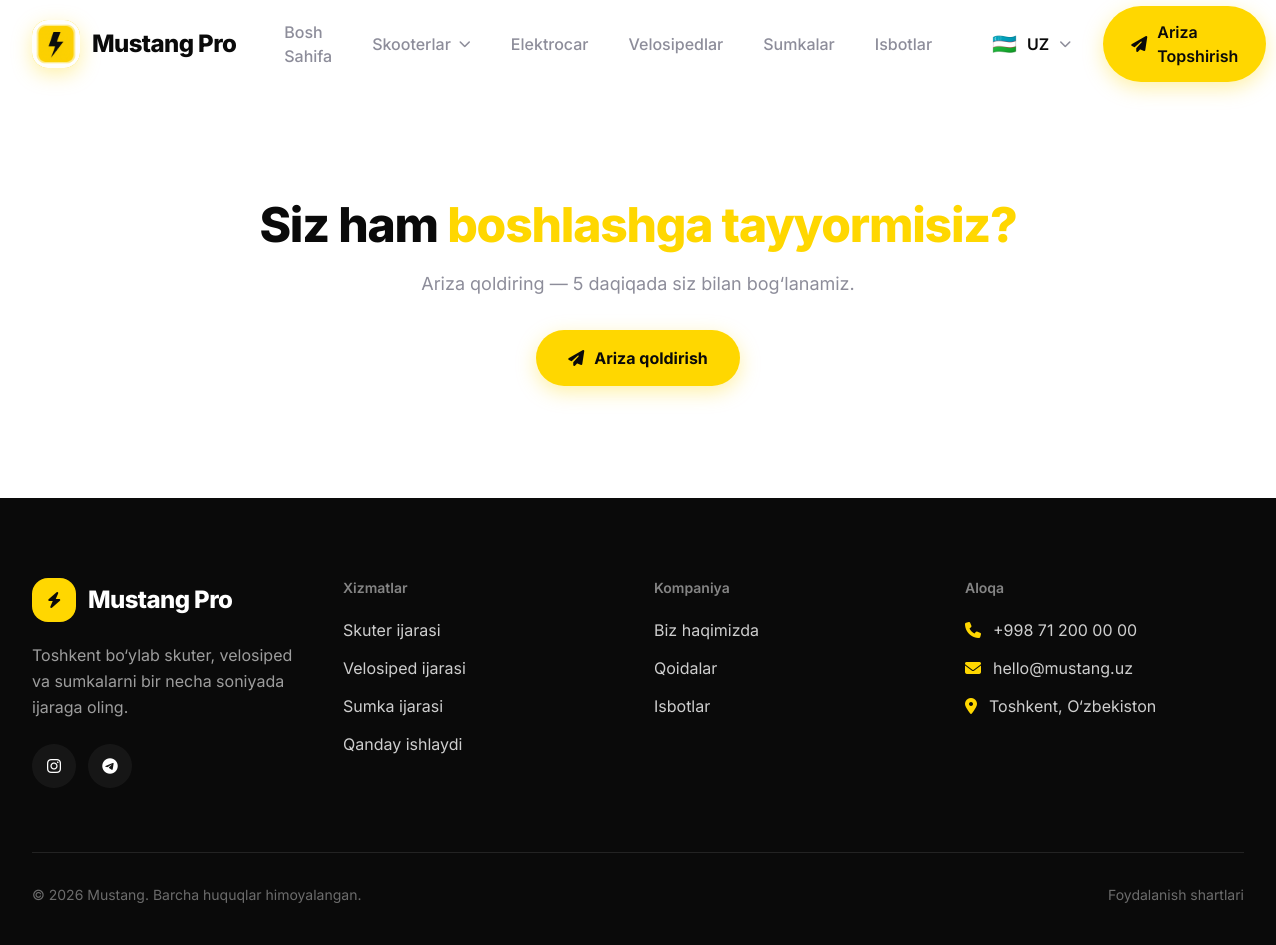
The app's page /proof/, older data.
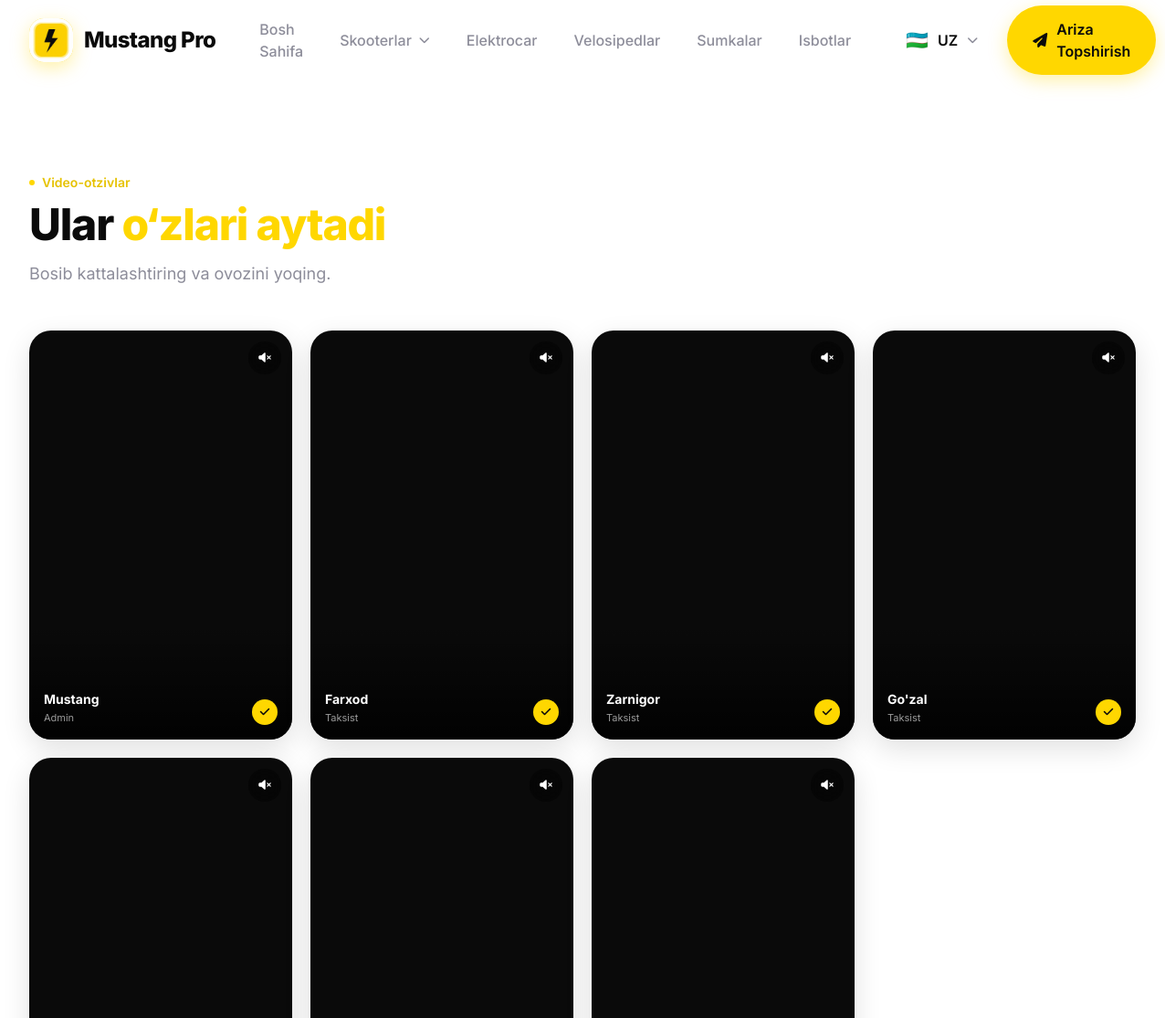
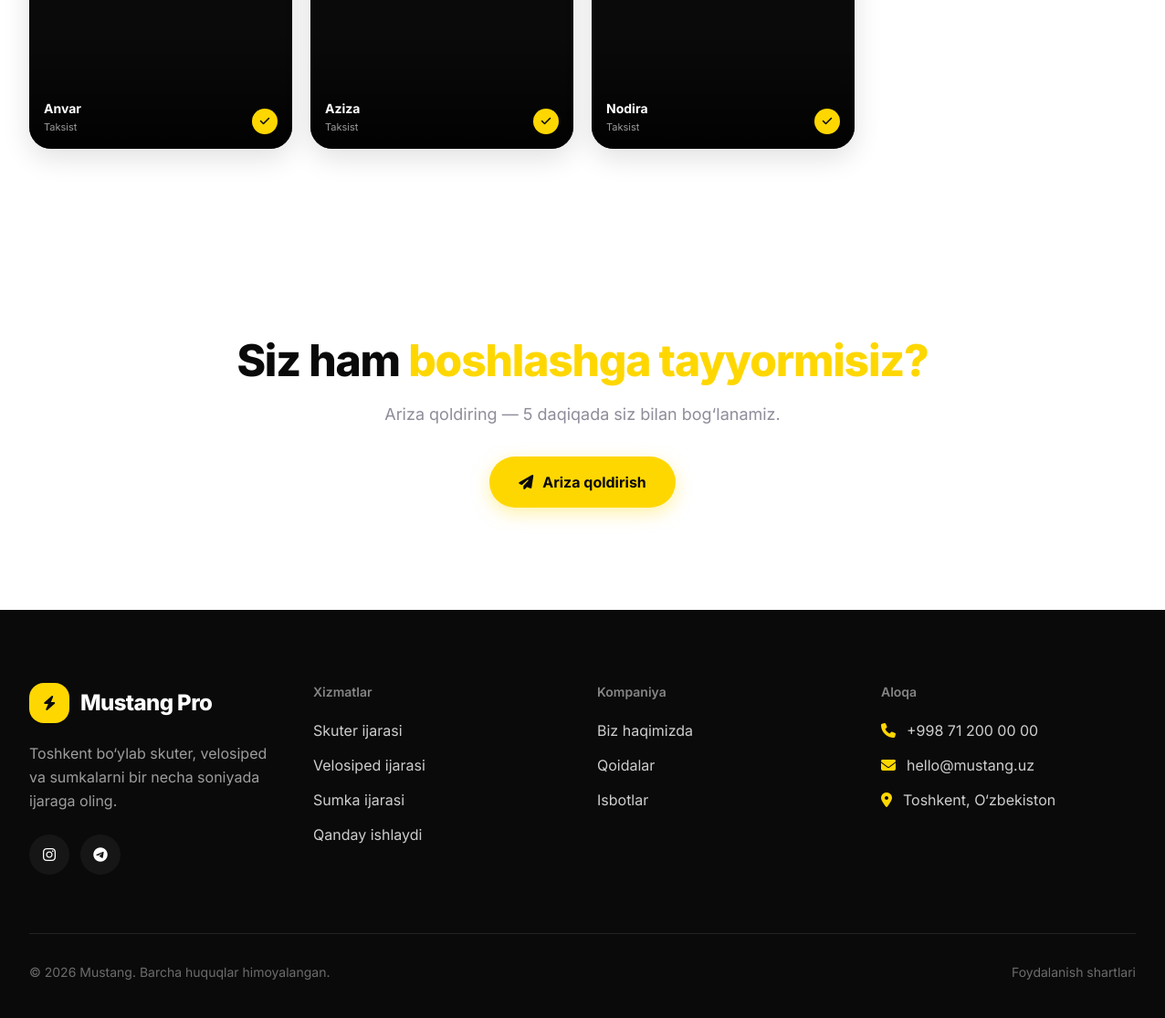
The same page, newer data (2 pictures, top to bottom).
### apps/models.py (models this page shows, shortened)
class VideoReview(models.Model):
    name = models.CharField(_("Имя"), max_length=80)
    role = models.CharField(
        _("Роль / должность"),
        max_length=120,
        blank=True,
        help_text=_("Например: Курьер · 8 месяцев · Ташкент"),
    )
    video = models.FileField(
        _("Видео"),
        upload_to="reviews/videos/",
        help_text=_("MP4, H.264, вертикальное 9:14, до 5 МБ"),
    )
    poster = models.ImageField(
        _("Превью (необязательно)"),
        upload_to="reviews/posters/",
        blank=True,
        null=True,
        help_text=_("Картинка, которая покажется до старта видео"),
    )
    is_verified = models.BooleanField(_("Проверено"), default=True)
    is_active = models.BooleanField(_("Показывать на сайте"), default=True)
    order = models.PositiveIntegerField(_("Порядок"), default=0, db_index=True)
    created_at = models.DateTimeField(_("Создано"), auto_now_add=True)
    class Meta:
        verbose_name = _("Видео-отзыв")
        verbose_name_plural = _("Видео-отзывы")
        ordering = ["order", "-created_at"]

### apps/views.py (the view)
# urls.py: path("proof/", views.proof_view, name="proof"),
def proof_view(request):
    reviews = VideoReview.objects.filter(is_active=True)
    return render(request, "proof.html", {"reviews": reviews})

### templates/proof.html (shortened to what this page needs)
{% extends 'base.html' %}
{% load static %}
{% load i18n %}
{% block content %}
{% if reviews %}
<section class="relative bg-white text-brand-black py-16 md:py-24">
  <div class="max-w-[1400px] mx-auto px-6 lg:px-8">
    <div class="max-w-[720px] mb-12">
      <span class="inline-flex items-center gap-2 text-brand-yellowDark font-semibold text-sm mb-3">
        <span class="w-1.5 h-1.5 rounded-full bg-brand-yellow"></span>
        {% trans "Video-otzivlar" %}
      </span>
      <h2 class="text-3xl md:text-4xl lg:text-5xl font-extrabold tracking-tight leading-[1.05]">
        {% trans "Ular" %} <span class="text-brand-yellow">{% trans "o‘zlari aytadi" %}</span>
      </h2>
      <p class="mt-4 text-base md:text-lg text-brand-gray leading-relaxed">
        {% trans "Bosib kattalashtiring va ovozini yoqing." %}
      </p>
    </div>
    <div id="revGrid" class="grid grid-cols-2 md:grid-cols-3 lg:grid-cols-4 gap-4 md:gap-5">
      {% for r in reviews %}
      <article
        data-review-card
        data-video="{{ r.video.url }}"
        data-name="{{ r.name }}"
        data-role="{{ r.role|default:'' }}"
        class="group relative rounded-3xl overflow-hidden bg-brand-black aspect-[9/14] cursor-pointer shadow-[0_10px_30px_rgba(10,10,10,.12)] hover:shadow-[0_20px_50px_rgba(10,10,10,.25)] transition-all duration-500 hover:-translate-y-1.5"
      >
        <video
          data-rev-video
          src="{{ r.video.url }}"
          muted playsinline preload="metadata" loop autoplay
          class="absolute inset-0 w-full h-full object-cover"></video>
        <div class="absolute inset-x-0 bottom-0 p-4 flex items-end justify-between gap-2">
          <div class="min-w-0">
            <p class="text-white font-bold text-sm truncate">{{ r.name }}</p>
            {% if r.role %}
            <p class="text-white/60 text-[11px] mt-0.5 truncate">{{ r.role }}</p>
            {% endif %}
          </div>
          {% if r.is_verified %}
          <span class="shrink-0 w-7 h-7 grid place-items-center rounded-full bg-brand-yellow text-brand-black">
            <i class="fa-solid fa-check text-xs"></i>
          </span>
          {% endif %}
        </div>
        <button
          data-rev-toggle
          aria-label="Ovoz"
          class="absolute top-3 right-3 w-9 h-9 grid place-items-center rounded-full bg-black/40 backdrop-blur-md text-white hover:bg-brand-yellow hover:text-brand-black transition-all duration-300 z-10"
        >
          <i data-rev-icon class="fa-solid fa-volume-xmark text-xs"></i>
        </button>
      </article>
      {% endfor %}
    </div>
  </div>
</section>
{% endif %}
<section class="relative py-20 md:py-28 bg-white">
  <div class="max-w-[900px] mx-auto px-6 lg:px-8 text-center">
    <h2 class="text-3xl md:text-4xl lg:text-5xl font-extrabold tracking-tight leading-[1.05]">
      {% trans "Siz ham" %} <span class="text-brand-yellow">{% trans "boshlashga tayyormisiz?" %}</span>
    </h2>
    <p class="mt-5 text-lg text-brand-gray leading-relaxed">
      {% trans "Ariza qoldiring — 5 daqiqada siz bilan bog‘lanamiz." %}
    </p>
    <a href="{% url 'apps:home' %}#contact-form"
      class="mt-8 inline-flex items-center gap-2.5 px-8 py-4 rounded-full bg-brand-yellow text-brand-black text-base font-bold shadow-glow hover:bg-brand-yellowDark hover:-translate-y-0.5 transition-all duration-300">
      <i class="fa-solid fa-paper-plane"></i>
      {% trans "Ariza qoldirish" %}
    </a>
  </div>
</section>
{% endblock %}

### templates/base.html (shortened to what this page needs)
{% load static %}
{% load i18n %}
<!doctype html>
<html lang="{{ LANGUAGE_CODE|default:'uz' }}">
  <head>
    <script src="https://cdn.tailwindcss.com"></script>
    <link rel="stylesheet" href="https://cdnjs.cloudflare.com/ajax/libs/font-awesome/6.5.2/css/all.min.css" />
    <link rel="stylesheet" href="{% static 'css/index.css' %}" />
  </head>
  <body class="font-sans bg-white text-brand-black antialiased flex flex-col min-h-screen">
    <header id="navbar" class="sticky top-0 z-40 bg-white/85 backdrop-blur-xl backdrop-saturate-150 border-b border-transparent transition-all duration-300 animate-navIn">
      <div class="max-w-[1400px] mx-auto px-6 lg:px-8 h-[88px] flex items-center gap-8">
       <a data-nav="logo" href="/" class="flex items-center gap-3 font-extrabold text-2xl tracking-tight shrink-0 group" aria-label="Mustang — bosh sahifa">
  <span class="w-12 h-12 grid place-items-center rounded-2xl bg-brand-yellow text-brand-black shadow-glow transition-all duration-300 group-hover:rotate-[-10deg] group-hover:scale-110 overflow-hidden">
    <img
      src="{% static 'assets/nav-logo.png' %}"
      alt="Mustang logo"
      width="48"
      height="48"
      draggable="false"
      loading="eager"
      decoding="async"
    />
  </span>
  <span>Mustang Pro</span>
</a>
        <nav class="hidden lg:flex flex-1">
          <ul class="flex items-center gap-2">
            <li>
              <a href="{% url 'apps:home' %}" class="nav-link relative inline-flex items-center px-4 py-3 rounded-full text-base font-medium text-brand-gray hover:text-brand-black hover:bg-brand-graySoft transition-all duration-300">
                {% trans "Bosh Sahifa" %}
              </a>
            </li>
            <li class="relative" id="dropdownScooters">
              <button id="dropdownToggle" aria-haspopup="true" aria-expanded="false"
                      class="nav-link inline-flex items-center gap-2 px-4 py-3 rounded-full text-base font-medium text-brand-gray hover:text-brand-black hover:bg-brand-graySoft transition-all duration-300">
                {% trans "Skooterlar" %}
                <i id="chevron" class="fa-solid fa-chevron-down text-xs transition-transform duration-300"></i>
              </button>
            </li>
<li>
              <a href="{% url 'apps:cars' %}" class="nav-link relative inline-flex items-center px-4 py-3 rounded-full text-base font-medium text-brand-gray hover:text-brand-black hover:bg-brand-graySoft transition-all duration-300">
                {% trans "Elektrocar" %}
              </a>
            </li>
            <li>
              <a href="{% url 'apps:bicycles' %}" class="nav-link relative inline-flex items-center px-4 py-3 rounded-full text-base font-medium text-brand-gray hover:text-brand-black hover:bg-brand-graySoft transition-all duration-300">
                {% trans "Velosipedlar" %}
              </a>
            </li>
            <li>
              <a href="{% url 'apps:bags' %}" class="nav-link relative inline-flex items-center px-4 py-3 rounded-full text-base font-medium text-brand-gray hover:text-brand-black hover:bg-brand-graySoft transition-all duration-300">
                {% trans "Sumkalar" %}
              </a>
            </li>
            <li>
  <a href="{% url 'apps:proof' %}" class="nav-link relative inline-flex items-center px-4 py-3 rounded-full text-base font-medium text-brand-gray hover:text-brand-black hover:bg-brand-graySoft transition-all duration-300">
    {% trans "Isbotlar" %}
  </a>
</li>
          </ul>
        </nav>
        <div class="ml-auto flex items-center gap-3 lg:gap-4">
          <div class="relative" id="lang">
            <button id="langToggle" aria-haspopup="true" aria-expanded="false"
                    class="flex items-center gap-2.5 pl-3 pr-4 py-2.5 rounded-full border border-black/10 hover:border-brand-yellow hover:bg-brand-graySoft transition-all duration-300">
              <span id="langFlag" class="text-xl leading-none">🇺🇿</span>
              <span id="langCode" class="text-base font-semibold hidden sm:inline">UZ</span>
              <i id="langChevron" class="fa-solid fa-chevron-down text-xs text-brand-gray transition-transform duration-300"></i>
            </button>
          </div>
          <a id="ctaBtn" href="#contact-form"
             class="hidden md:inline-flex items-center gap-2.5 px-7 py-3.5 rounded-full bg-brand-yellow text-brand-black text-base font-semibold shadow-glow hover:bg-brand-yellowDark hover:-translate-y-0.5 hover:shadow-glowHover active:translate-y-0 transition-all duration-300">
            <i class="fa-solid fa-paper-plane"></i>
            <span>{% trans "Ariza Topshirish" %}</span>
          </a>
        </div>
      </div>
    </header>
    <main class="flex-1">{% block content %}{% endblock %}</main>
    <footer class="bg-brand-black text-white">
      <div class="max-w-[1400px] mx-auto px-6 lg:px-8 pt-20 pb-10">
        <div class="grid grid-cols-1 md:grid-cols-2 lg:grid-cols-4 gap-12 lg:gap-8">
          <div class="lg:col-span-1">
            <a href="/" class="flex items-center gap-3 font-extrabold text-2xl tracking-tight mb-5">
              <span class="w-11 h-11 grid place-items-center rounded-2xl bg-brand-yellow text-brand-black text-base">
                <i class="fa-solid fa-bolt"></i>
              </span>
              <span>Mustang Pro</span>
            </a>
            <p class="text-white/60 text-base leading-relaxed max-w-[280px]">
              {% trans "Toshkent bo‘ylab skuter, velosiped va sumkalarni bir necha soniyada ijaraga oling." %}
            </p>
            <div class="flex items-center gap-3 mt-6">
              <a href="https://www.instagram.com/mustangtekin/" aria-label="Instagram" class="w-11 h-11 grid place-items-center rounded-full bg-white/5 hover:bg-brand-yellow hover:text-brand-black transition-colors duration-300">
                <i class="fa-brands fa-instagram"></i>
              </a>
              <a href="https://t.me/YandexMustang" aria-label="Telegram" class="w-11 h-11 grid place-items-center rounded-full bg-white/5 hover:bg-brand-yellow hover:text-brand-black transition-colors duration-300">
                <i class="fa-brands fa-telegram"></i>
              </a>
            </div>
          </div>
          <div>
            <h3 class="text-sm font-semibold text-white/50 mb-5">{% trans "Xizmatlar" %}</h3>
            <ul class="flex flex-col gap-3.5 text-base text-white/80">
              <li>
                <a href="{% url 'apps:scooters' %}" class="hover:text-brand-yellow transition-colors">
                  {% trans "Skuter ijarasi" %}
                </a>
              </li>
              <li>
                <a href="{% url 'apps:bicycles' %}" class="hover:text-brand-yellow transition-colors">
                  {% trans "Velosiped ijarasi" %}
                </a>
              </li>
              <li>
                <a href="{% url 'apps:bags' %}" class="hover:text-brand-yellow transition-colors">
                  {% trans "Sumka ijarasi" %}
                </a>
              </li>
              <li>
                <a href="{% url 'apps:home' %}#how" class="hover:text-brand-yellow transition-colors">
                  {% trans "Qanday ishlaydi" %}
                </a>
              </li>
            </ul>
          </div>
          <div>
            <h3 class="text-sm font-semibold text-white/50 mb-5">{% trans "Kompaniya" %}</h3>
            <ul class="flex flex-col gap-3.5 text-base text-white/80">
              <li>
                <a href="{% url 'apps:home' %}#about" class="hover:text-brand-yellow transition-colors">
                  {% trans "Biz haqimizda" %}
                </a>
              </li>
              <li>
                <a href="{% url 'apps:terms' %}" class="hover:text-brand-yellow transition-colors">
                  {% trans "Qoidalar" %}
                </a>
              </li>
              <li>
                <a href="{% url 'apps:proof' %}" class="hover:text-brand-yellow transition-colors">
    {% trans "Isbotlar" %}
                </a>
              </li>
            </ul>
          </div>
          <div>
            <h3 class="text-sm font-semibold text-white/50 mb-5">{% trans "Aloqa" %}</h3>
            <ul class="flex flex-col gap-3.5 text-base text-white/80">
              <li class="flex items-center gap-3">
                <i class="fa-solid fa-phone text-brand-yellow"></i>
                <span>+998 71 200 00 00</span>
              </li>
              <li class="flex items-center gap-3">
                <i class="fa-solid fa-envelope text-brand-yellow"></i>
                <span>hello@mustang.uz</span>
              </li>
              <li class="flex items-center gap-3">
                <i class="fa-solid fa-location-dot text-brand-yellow"></i>
                <span>{% trans "Toshkent, O‘zbekiston" %}</span>
              </li>
            </ul>
          </div>
        </div>
        <div class="mt-16 pt-8 border-t border-white/10 flex flex-col sm:flex-row items-center justify-between gap-4">
          <p class="text-white/40 text-sm">
            © 2026 Mustang. {% trans "Barcha huquqlar himoyalangan." %}
          </p>
          <div class="flex items-center gap-6 text-white/40 text-sm">
            <a href="{% url 'apps:terms' %}" class="hover:text-white transition-colors">
              {% trans "Foydalanish shartlari" %}
            </a>
          </div>
        </div>
      </div>
       </footer>
  </body>
</html>

### static/css/index.css (style rules this page uses)
:root { --color-brand-yellow: #ffd700; --color-brand-yellow-dark: #e6c200; --color-brand-yellow-soft: #fffbe6; --color-brand-gray: #8d8d9a; --color-brand-gray-soft: #f5f5f7; --color-brand-black: #0a0a0a; --color-white: #ffffff; --shadow-soft: 0 2px 8px rgba(10, 10, 10, 0.06); --shadow-hover: 0 20px 48px rgba(10, 10, 10, 0.12); --shadow-glow: 0 6px 20px rgba(255, 215, 0, 0.35); --shadow-glow-hover: 0 10px 28px rgba(255, 215, 0, 0.5); --font-sans: "Inter", system-ui, -apple-system, "Segoe UI", Roboto, sans-serif; --ease-out-soft: cubic-bezier(0.16, 1, 0.3, 1); --duration-fast: 200ms; --duration-base: 300ms; --duration-slow: 400ms; }
*, *::before, *::after { box-sizing: border-box; margin: 0; padding: 0; -webkit-tap-highlight-color: transparent; }
html { scroll-behavior: smooth; -webkit-text-size-adjust: 100%; }
body { font-family: var(--font-sans); background-color: var(--color-white); color: var(--color-brand-black); line-height: 1.5; -webkit-font-smoothing: antialiased; -moz-osx-font-smoothing: grayscale; overflow-x: hidden; min-height: 100dvh; }
img, svg, video { display: block; max-width: 100%; height: auto; }
a { color: inherit; text-decoration: none; }
button { font: inherit; color: inherit; background: none; border: none; cursor: pointer; }
ul, ol { list-style: none; }
* { scrollbar-width: thin; scrollbar-color: var(--color-brand-yellow) transparent; }

Row changes from the older to the newer data that the page shows:
added VideoReview: name "Mustang", role "Admin", is_verified True (drawn)
added VideoReview: name "Farxod", role "Taksist", is_verified True (drawn)
added VideoReview: name "Zarnigor", role "Taksist", is_verified True (drawn)
added VideoReview: name "Go'zal", role "Taksist", is_verified True (drawn)
added VideoReview: name "Anvar", role "Taksist", is_verified True (drawn)
added VideoReview: name "Aziza", role "Taksist", is_verified True (drawn)
added VideoReview: name "Nodira", role "Taksist", is_verified True (drawn)
Text that changed along with them:
text now shown: "Video-otzivlar Ular o‘zlari aytadi Bosib kattalashtiring va ovozini yoqing."
